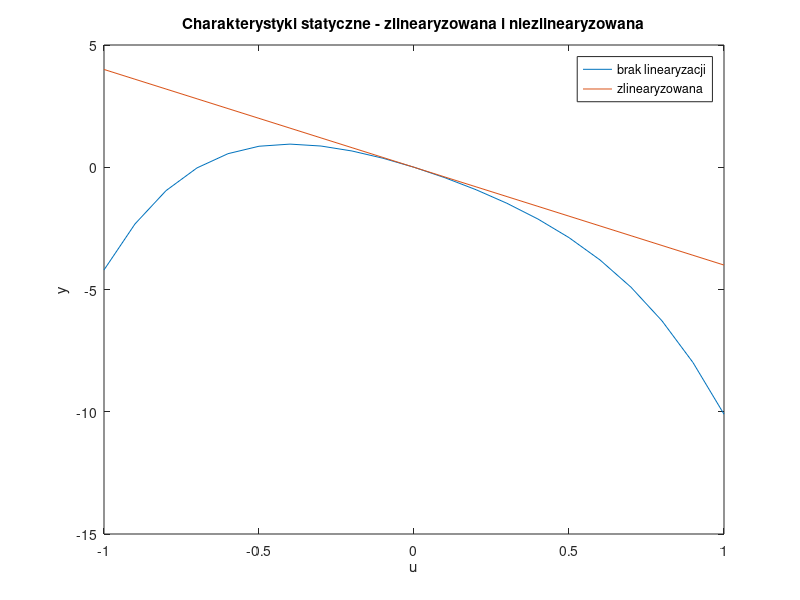

Reproduce this figure in MATLAB.
u = [-1:0.1:1];
ul = 0; % punkt linearyzacji
y = -4*u - 3*u.^2 + (21/20)*u.^3 - (83/20)*u.^4;
y_l = 3*(ul)^2 - (21/10)*(ul)^3 + (249/20)*(ul)^4 + (-4 - 6*ul + (63/20)*(ul)^2 - (83/5)*(ul)^3)*u;
plot(u,y);
hold on
plot(u,y_l);
xlabel('u');
ylabel('y');
title('Charakterystyki statyczne - zlinearyzowana i niezlinearyzowana');
hold off
legend('brak linearyzacji','zlinearyzowana');